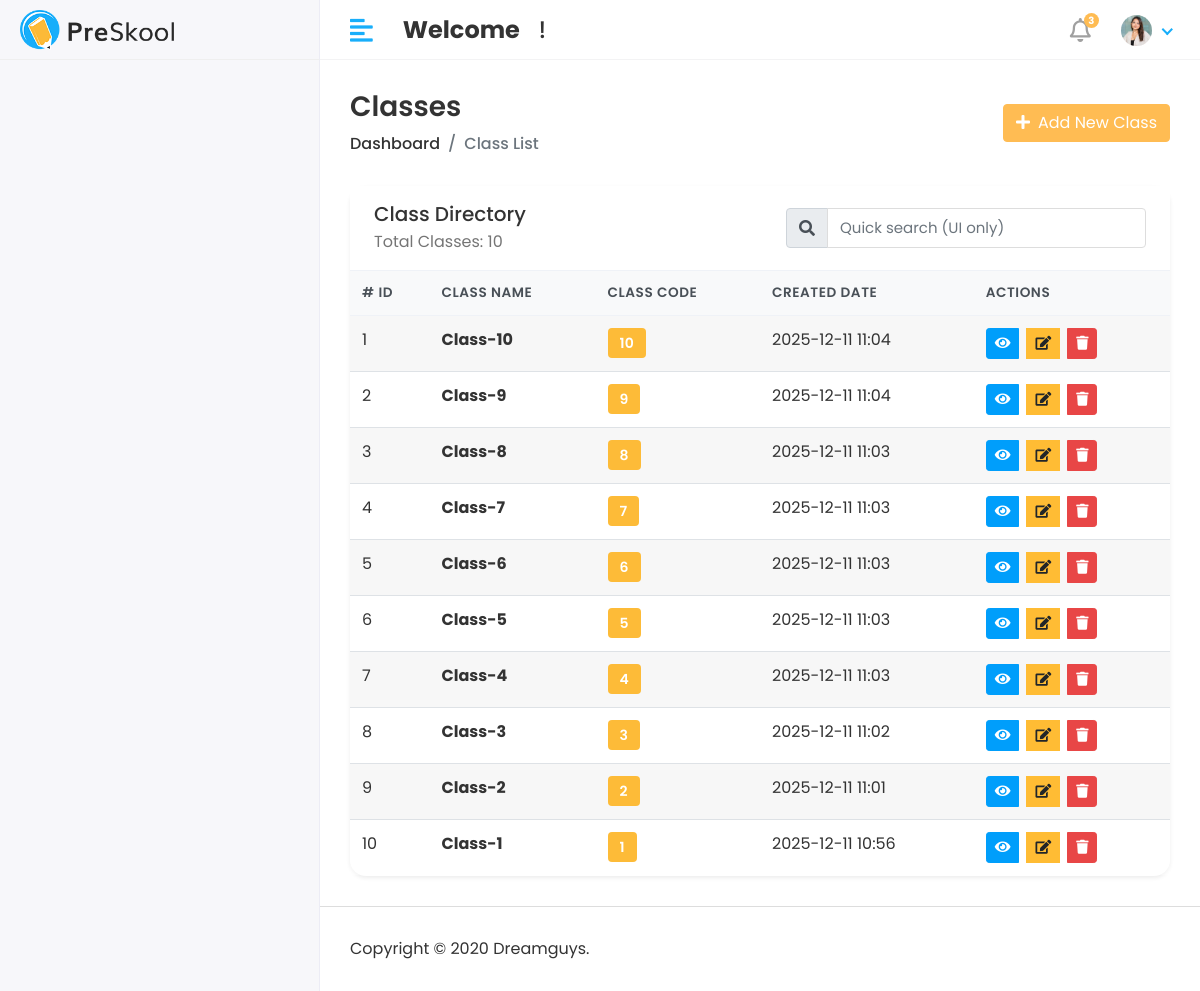
The app's page /academic/class-list/ with its own data.
### academic/models.py (models this page shows, shortened)
class Class(models.Model):
    name = models.CharField(
        max_length=50,
        unique=True,
        verbose_name="Class Name"
    )
    class_code = models.PositiveIntegerField(
        validators=[
            MinValueValidator(1),
            MaxValueValidator(99)  # max 2 digits
        ],
        verbose_name="Class Code"
    )
    created_at = models.DateTimeField(
        auto_now_add=True,
        verbose_name="Created Date"
    )
    class Meta:
        verbose_name = "Class"
        verbose_name_plural = "Classes"   # Admin menu name will show correctly

### academic/views.py (the view)
# urls.py: path('class-list/', class_list, name='class_list'),
def class_list(request):
    classes = Class.objects.all().order_by('-created_at')
    context = {
        'classes': classes
    }
    return render(request, 'Academic/class/class_list.html', context)

### templates/Academic/class/class_list.html (shortened to what this page needs)
{% extends "base.html" %}
{% load static %}
{% block content %}
<div class="content container-fluid">
    <div class="page-header">
        <div class="row align-items-center">
            <div class="col">
                <h3 class="page-title mb-2">Classes</h3>
                <ul class="breadcrumb mb-0">
                    <li class="breadcrumb-item"><a href="{% url 'admin_home_page' %}">Dashboard</a></li>
                    <li class="breadcrumb-item active">Class List</li>
                </ul>
            </div>
            <div class="col-auto mt-3 mt-md-0">
                <a href="{% url 'add_class' %}" class="btn btn-primary">
                    <i class="fas fa-plus mr-2"></i>Add New Class
                </a>
            </div>
        </div>
    </div>
    <div class="card shadow-sm class-table-card">
        <div class="card-header bg-white border-0 d-flex flex-column flex-md-row align-items-start align-items-md-center justify-content-between">
            <div>
                <h5 class="mb-1">Class Directory</h5>
                <p class="mb-0 text-muted">Total Classes: {{ classes|length }}</p>
            </div>
            <form class="form-inline mt-3 mt-md-0">
                <div class="input-group">
                    <div class="input-group-prepend">
                        <span class="input-group-text"><i class="fas fa-search"></i></span>
                    </div>
                    <input type="text" class="form-control" placeholder="Quick search (UI only)">
                </div>
            </form>
        </div>
        <div class="table-responsive">
            <table class="table table-hover table-striped align-middle mb-0">
                <thead class="thead-light">
                    <tr>
                        <th scope="col"># ID</th>
                        <th scope="col">Class Name</th>
                        <th scope="col">Class Code</th>
                        <th scope="col">Created Date</th>
                        <th scope="col">Actions</th>
                    </tr>
                </thead>
                <tbody>
                    {% for class in classes %}
                        <tr>
                            <td>{{ forloop.counter }}</td>
                            <td>
                                <strong>{{ class.name }}</strong>
                            </td>
                            <td>
                                <span class="badge badge-primary badge-code">{{ class.class_code }}</span>
                            </td>
                            <td>{{ class.created_at|date:"Y-m-d H:i"|default:"—" }}</td>
                            <td>
                                <div class="btn-group" role="group">
                                    <a href="{% url 'class_detail' class.id %}" class="btn btn-sm btn-info mr-2" title="View">
                                        <i class="fas fa-eye"></i>
                                    </a>
                                    <a href="{% url 'edit_class' class.id %}" class="btn btn-sm btn-warning mr-2" title="Edit">
                                        <i class="fas fa-edit"></i>
                                    </a>
                                    <a href="{% url 'delete_class' class.id %}" class="btn btn-sm btn-danger" title="Delete" onclick="return confirm('Are you sure you want to delete this class?')">
                                        <i class="fas fa-trash"></i>
                                    </a>
                                </div>
                            </td>
                        </tr>
                    {% endfor %}
                </tbody>
            </table>
        </div>
    </div>
</div>
{% endblock %}

### static/assets/css/style.css (style rules this page uses)
html { height: 100%; }
body { background-color: #fff; color: #333; font-family: 'Poppins', sans-serif; font-size: 1rem; height: 100%; line-height: 1.5; overflow-x: hidden; }
h1, h2, h3, h4, h5, h6 { font-family: 'Poppins', sans-serif; margin-top: 0; }
.form-control { border: 1px solid #ddd; box-shadow: none; color: #333; font-size: 15px; height: 40px; }
a { color: #009ce7; }
input, button, a { transition: all 0.4s ease; -moz-transition: all 0.4s ease; -o-transition: all 0.4s ease; -ms-transition: all 0.4s ease; -webkit-transition: all 0.4s ease; }
input, input:focus, button, button:focus { outline: none; }
input[type=text], input[type=password] { -webkit-appearance: none; -moz-appearance: none; appearance: none; }
.input-group .form-control { height: 40px; }
ul, ol { padding: 0px; list-style: none; }
.table { color: #333; max-width: 100%; margin-bottom: 0; width: 100%; }
.table-striped>tbody>tr:nth-of-type(2n+1) { background-color: #f8f9fa; }
.table thead tr th { font-weight: 600; }
.table tbody tr { border-bottom: 1px solid rgba(0, 0, 0, 0.05); }
.table-striped thead tr { border-color: transparent; }
.table-striped tbody tr { border-color: transparent; }
.table-striped tbody tr:nth-of-type(even) { background-color: rgba(255, 255, 255, 0.3); }
.table-striped tbody tr:nth-of-type(odd) { background-color: rgba(235, 235, 235, 0.4); }
.table .thead-light th { color: #495057; background-color: #f8f9fa; border-color: #eff2f7; }
.pro-bg-primary, .badge-primary { background-color: #fdbb38 !important; }
.bg-white { background-color: #fff; }
.text-muted { color: #757575 !important; }
.btn-primary { background-color: #FFBC53; border: 1px solid #FFBC53; }
.btn-info { background-color: #009efb; border: 1px solid #009efb }
.btn-warning { background-color: #ffbc34; border: 1px solid #ffbc34 }
.btn-danger { background-color: #e84646; border: 1px solid #e84646; }
.card { border: 1px solid #ececf5; box-shadow: 0 1px 3px 0 rgba(0, 0, 0, 0.03); margin-bottom: 1.875rem; }
.card-header { border-bottom: 1px solid #e6e6e6; padding: 1rem 1.5rem; }
.card .card-header { background-color: #fff; border-bottom: 1px solid #eaeaea; }
.page-wrapper>.content { padding: 1.875rem 1.875rem 0; }
.page-header { margin-bottom: 1.875rem; }
.page-header .breadcrumb { background-color: transparent; color: #6c757d; font-size: 1rem; font-weight: 500; margin-bottom: 0; padding: 0; }
.page-header .breadcrumb a { color: #333; }
.page-title { font-size: 28px; font-weight: 600; color: #333; margin-bottom: 5px; }

### templates/Academic/class/class_list.html (style rules this page uses)
.table thead th { border-bottom-width: 1px; font-size: 0.85rem; text-transform: uppercase; letter-spacing: 0.04em; }
.class-table-card { border: 0; border-radius: 1rem; }
.badge-code { font-size: 0.875rem; padding: 0.5rem 0.75rem; font-weight: 600; }

### records on screen
Class: name "Class-10", class_code "10", created_at "2025-12-11 11:04"
Class: name "Class-9", class_code "9", created_at "2025-12-11 11:04"
Class: name "Class-8", class_code "8", created_at "2025-12-11 11:03"
Class: name "Class-7", class_code "7", created_at "2025-12-11 11:03"
Class: name "Class-6", class_code "6", created_at "2025-12-11 11:03"
Class: name "Class-5", class_code "5", created_at "2025-12-11 11:03"
Class: name "Class-4", class_code "4", created_at "2025-12-11 11:03"
Class: name "Class-3", class_code "3", created_at "2025-12-11 11:02"
Class: name "Class-2", class_code "2", created_at "2025-12-11 11:01"
Class: name "Class-1", class_code "1", created_at "2025-12-11 10:56"

### other values on screen
{{ classes|length }} "10"
